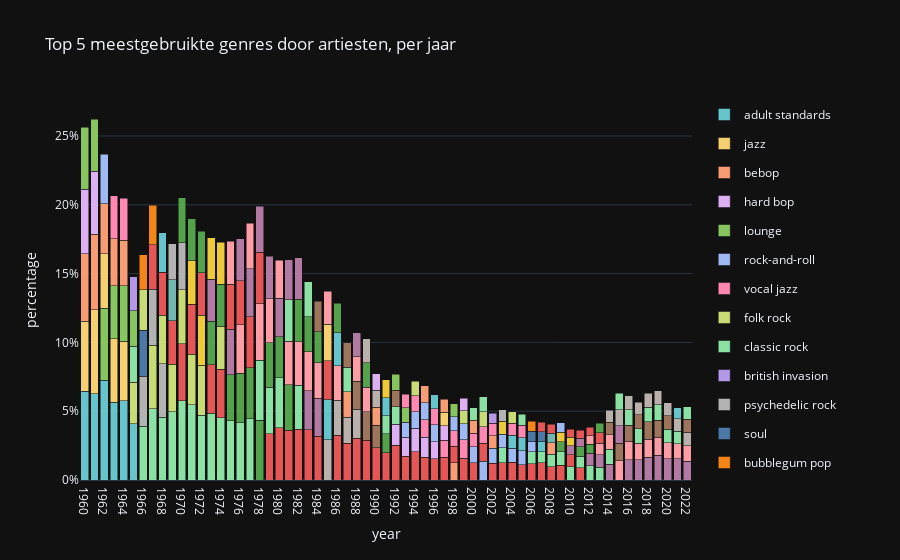

The cell this chart's notebook holds for it:
### Code cell
#@title Plot Graph: Top 5 meestgebruikte genres door artiesten, per jaar
# colors
color_sequence = px.colors.qualitative.Pastel + px.colors.qualitative.T10
colors = dict()
i = 0
for genre in [genre for genre in year_genre['genre'].unique()]:
    colors[genre] = (color_sequence)[i % len(color_sequence)]
    i += 1

# traces
data = []

# loop across the different years
for i in range(year_genre.shape[0]):

    #add a separate trace for each year, ordered from smallest to largest
    data.append(go.Bar(x=[year_genre.loc[i,'year']],
                        y=[year_genre.loc[i,'percentile']],
                        name=year_genre.loc[i,'genre'],
                        marker= dict(color=colors[year_genre.loc[i,'genre']]),
                        legendgroup=year_genre.loc[i,'genre'],
                        showlegend= year_genre.loc[i,'genre'] not in {data[x]['name'] for x in range(len(data))})) # show the legend only once for each trace

# layout
layout = dict(barmode='stack',
              yaxis={'title': 'percentage', 'tickformat' : "0%"},
              xaxis={'type': 'category', 'title': 'year'},
              title='Top 5 meestgebruikte genres door artiesten, per jaar')

# figure
fig_genres = go.Figure(data=data, layout=layout)

fig_genres.show()
